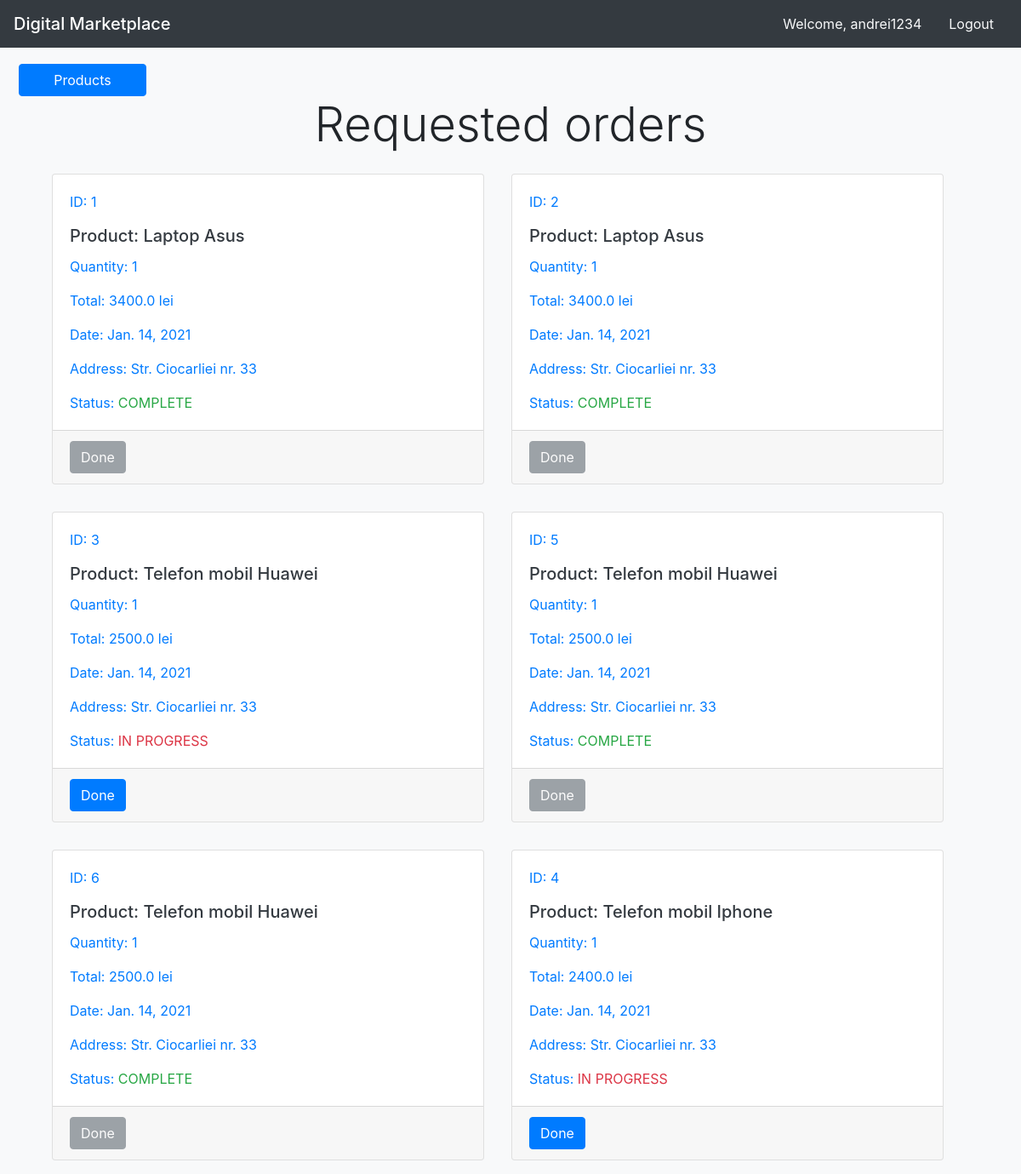
/seller_orders/1 (signed in), run on the app's committed database.
### app/models.py (models this page shows)
class Order(models.Model):
    user = models.ForeignKey(BuyerProfile, on_delete=models.CASCADE)
    product = models.ForeignKey(Product, on_delete=models.CASCADE)
    noOfPcs = models.PositiveIntegerField(error_messages={'required': 'This field is required'})
    total = models.FloatField(error_messages={'required': 'This field is required'})
    date = models.DateField()
    shippingAddress = models.CharField(max_length=100, error_messages={'required': 'This field is required',
                                                                       'invalid': 'Shipping address has maximum 100 '
                                                                                  'characters! '
                                                                       })
    status = models.CharField(max_length=15, default="IN PROGRESS")

class Product(models.Model):
    name = models.CharField(max_length=50, error_messages={'required': 'This field is required',
                                                           'invalid': 'Name has maximum 50 characters!'
                                                           })
    description = models.CharField(max_length=300, error_messages={'required': 'This field is required',
                                                                   'invalid': 'Description has maximum 300 characters!'
                                                                   })
    price = models.FloatField(error_messages={'required': 'This field is required'})
    stock = models.PositiveIntegerField(error_messages={'required': 'This field is required',
                                                        'invalid': 'Stock must be greater or equal to 0!'
                                                        })
    user = models.ForeignKey(User, on_delete=models.CASCADE)

### app/views.py (the view)
# urls.py: path('seller_orders/<int:pk>', SellerOrderListView.as_view(), name='seller_order_list'),
class SellerOrderListView(LoginRequiredMixin, ListView):
    template_name = 'seller_orders.html'
    context_object_name = 'seller_order_list'
    def get_queryset(self):
        my_product_list = Product.objects.filter(user_id=self.kwargs['pk'])
        seller_order_list = Order.objects.filter(product_id__in=list(map(lambda x: x.id, my_product_list)))
        return seller_order_list

### app/templates/seller_orders.html (shortened to what this page needs)
{% extends 'base.html' %}
{% block content %}
  {% if user.is_authenticated %}
    <a class="btn btn-primary" href="{% url 'my_product_list' user.id %}" style="margin-left:22px;margin-top:75px;width:150px">
        Products
    </a>
    <h2 class="display-4 text-center">Requested orders</h2>
    <div class ="container">
      <div class="row container">
        {% for order in seller_order_list %}
          <div class="col-sm-6 p-3">
                <div class="card text-primary">
                  <div class="card-body">
                    <p class="card-text">ID: {{ order.id }}</p>
                    <h5 class="card-title text-dark">Product: {{ order.product.name }}</h5>
                    <p class="card-text">Quantity: {{order.noOfPcs}}</p>
                    <p class="card-text">Total: {{order.total}} lei</p>
                    <p class="card-text">Date: {{order.date}}</p>
                    <p class="card-text">Address: {{ order.shippingAddress }}</p>
                    {% if order.status == "IN PROGRESS" %}
                      <p class="card-text">Status: <span class="text-danger">{{order.status}}</span></p>
                    {% else %}
                      <p class="card-text">Status: <span class="text-success">{{order.status}}</span></p>
                    {% endif %}
                  </div>
                  <div class="card-footer text-muted">
                    {% if order.status == "IN PROGRESS" %}
                      <form method="POST" class="d-inline" action="{% url 'edit_order' user.id order.id %}">
                          <input type="submit" class="btn btn-primary" value="Done">
                      </form>
                    {% else %}
                      <button class="btn btn-secondary disabled">Done</button>
                    {% endif %}
                  </div>
                </div>
              </div>
        {% endfor %}
      </div>
    </div>
  {% endif %}
{% endblock %}

### app/templates/nav.html
<nav class="navbar fixed-top navbar-dark bg-dark">
  <span class="navbar-brand mb-0 h1">Digital Marketplace</span>
    <ul class="nav">
      {% if user.is_authenticated %}
        <li class="nav-item">
          <a class="nav-link active text-light"> Welcome, {{ user.username }}</a>
        </li>
        <li class="nav-item">
          <a class="nav-link active text-light" href="{% url 'logout' %}">Logout</a>
        </li>
      {% endif %}
    </ul>
</nav>

### data on the page
Order: id "1", product.name "Laptop Asus", noOfPcs "1", total "3400.0", date "Jan. 14, 2021", shippingAddress "Str. Ciocarliei nr. 33", status "COMPLETE", shows "Done"
Order: id "2", product.name "Laptop Asus", noOfPcs "1", total "3400.0", date "Jan. 14, 2021", shippingAddress "Str. Ciocarliei nr. 33", status "COMPLETE", shows "Done"
Order: id "3", product.name "Telefon mobil Huawei", noOfPcs "1", total "2500.0", date "Jan. 14, 2021", shippingAddress "Str. Ciocarliei nr. 33", status "IN PROGRESS"
Order: id "5", product.name "Telefon mobil Huawei", noOfPcs "1", total "2500.0", date "Jan. 14, 2021", shippingAddress "Str. Ciocarliei nr. 33", status "COMPLETE", shows "Done"
Order: id "6", product.name "Telefon mobil Huawei", noOfPcs "1", total "2500.0", date "Jan. 14, 2021", shippingAddress "Str. Ciocarliei nr. 33", status "COMPLETE", shows "Done"
Order: id "4", product.name "Telefon mobil Iphone", noOfPcs "1", total "2400.0", date "Jan. 14, 2021", shippingAddress "Str. Ciocarliei nr. 33", status "IN PROGRESS"

### other printed values
{{ user.username }} "andrei1234"
